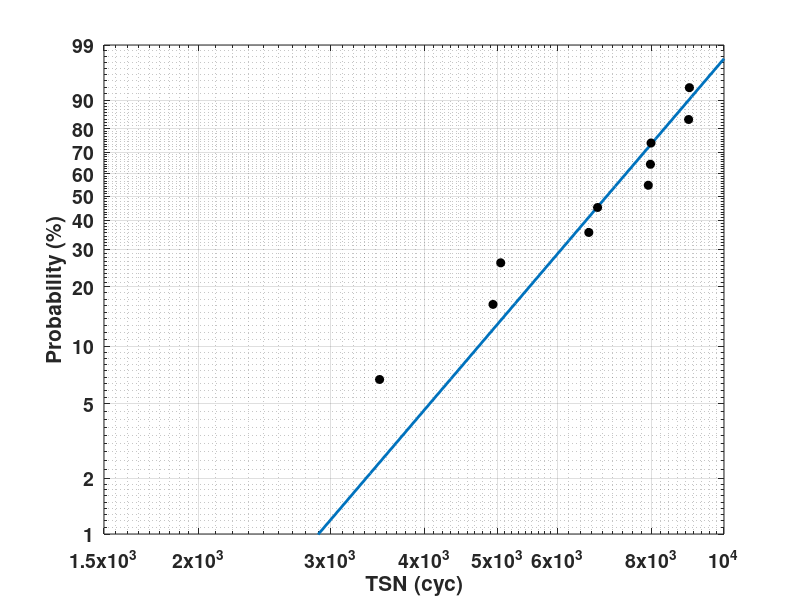

This chart was generated by the following MATLAB code:
% Weibull probability plot for 1st stage turbine blade in operation
%
% Revision history
% 121219 LDY Code was modified from 'ct7_turbine_blade_analysis/plotWblProbPaperTime.m'.
% 121219 LDY Code was modified for data in cycles.

clear; clc;

% Constant
EFHPerCyc = 1/1.7;    % Engine flight hour per cycle, [h/cyc]

% Parameters (JMP results)
alphaWbl = 7540;    % Location parameter
betaWbl = 4.80;     % Shape parameter

% Fractured blade POF (Minitab results)
cycFail = [ ...
    3486, 4932, 5050, 6612, 6792, ...
    7932, 7984, 7999, 8974, 8995];    % [cyc]
pof = [ ...
    6.73, 16.35, 25.96, 35.58, 45.19, ...
    54.81, 64.42, 74.04, 83.65, 93.27]/100;    % [%]

% Domain
X = linspace(1.5e3, 1e4, 10);

% Probability plot
loglog(X, X, '-', 'LineWidth', 2); hold on
loglog(cycFail, wblinv(pof, alphaWbl, betaWbl), 'ok', 'MarkerFaceColor', 'k');
hold off

% Format
grid on
axis([1.5e3, 1e4, wblinv([0.01, 0.99], alphaWbl, betaWbl)]);
set(gca, 'XTick', [1500, 2000, 3000, 4000, 5000, 6000, 8000, 10000]);
pLabel = [0.01, 0.02, 0.05, 0.1, 0.2, 0.3, 0.4, 0.5, 0.6, 0.7, 0.8, 0.9, 0.99];
set(gca, 'YTick', wblinv(pLabel, alphaWbl, betaWbl));
set(gca, 'YTickLabel', pLabel*100);
set(gca, 'FontSize', 14);
set(gca, 'FontWeight', 'bold');

xl = xlabel('TSN (cyc)');
set(xl, 'FontSize', 15);
set(xl, 'FontWeight', 'bold');
yl = ylabel('Probability (%)');
set(yl, 'FontSize', 15);
set(yl, 'FontWeight', 'bold');